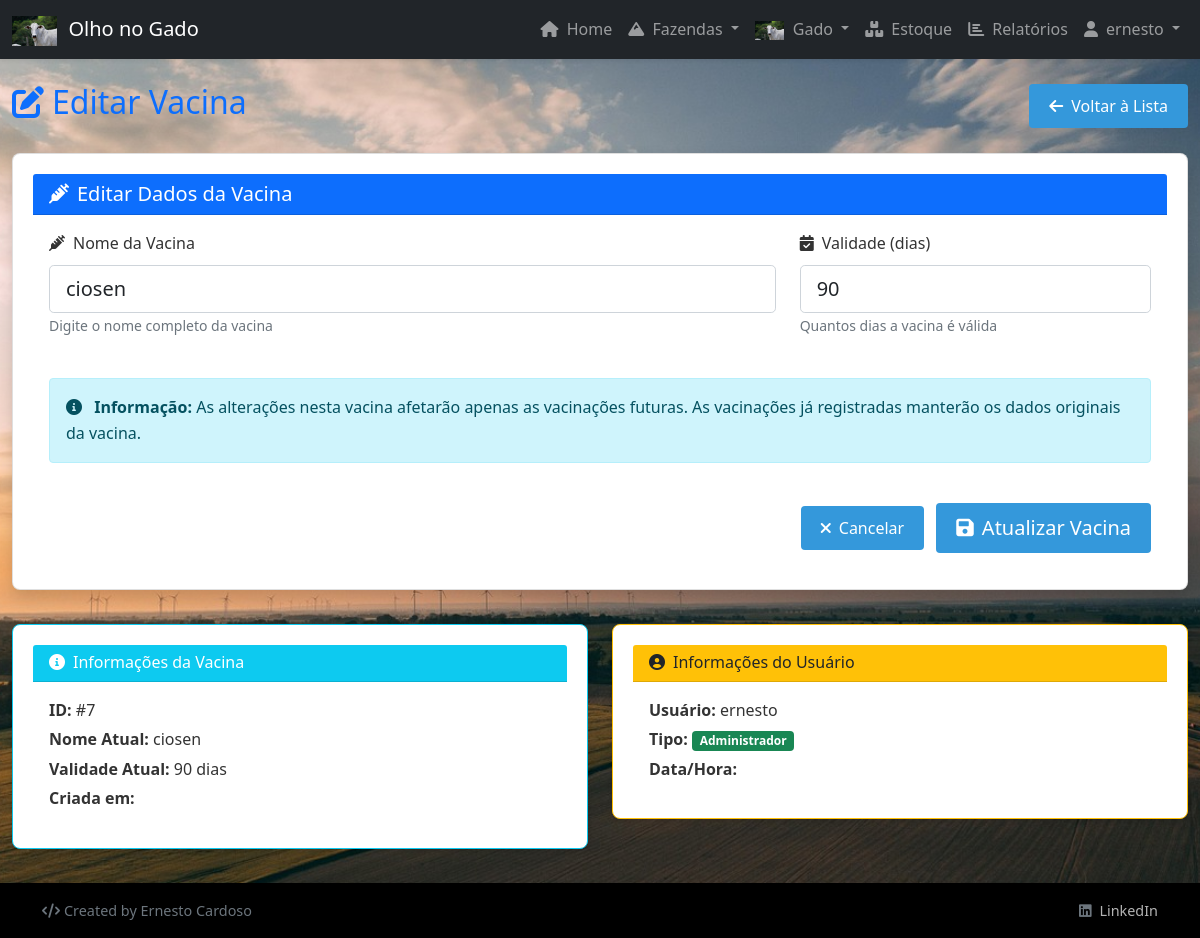
The page /gado/vacinas/editar/7/ (signed in) on the database its author committed.
### gado/models.py (models this page shows, shortened)
class Vacina(models.Model):
    nome = models.CharField("Nome da Vacina", max_length=100)
    validade_dias = models.IntegerField("Validade (dias)", default=30)
    user = models.ForeignKey(User, on_delete=models.CASCADE, null=True, blank=True)

### gado/views.py (the view, shortened to what this page needs)
# urls.py: path('vacinas/editar/<int:vacina_id>/', views.editar_vacina, name='editar_vacina'),
@login_required
def editar_vacina(request, vacina_id):
    vacina = get_object_or_404(Vacina, id=vacina_id, user=request.user)
    return render(request, 'gado/vacinas/editar.html', {'vacina': vacina})

### templates/gado/vacinas/editar.html (shortened to what this page needs)
{% extends 'base.html' %}
{% load static %}
{% block content %}
<div class="row">
    <div class="col-12">
        <div class="d-flex justify-content-between align-items-center mb-4">
            <h2 class="text-primary">
                <i class="fas fa-edit me-2"></i>Editar Vacina
            </h2>
            <a href="{% url 'lista_vacinas' %}" class="btn btn-secondary">
                <i class="fas fa-arrow-left me-2"></i>Voltar à Lista
            </a>
        </div>
        <div class="card shadow">
            <div class="card-header bg-primary text-white">
                <h5 class="card-title mb-0">
                    <i class="fas fa-syringe me-2"></i>Editar Dados da Vacina
                </h5>
            </div>
            <div class="card-body">
                <form method="post">
                    <div class="row">
                        <div class="col-md-8">
                            <div class="mb-3">
                                <label for="nome" class="form-label">
                                    <i class="fas fa-syringe me-2"></i>Nome da Vacina
                                </label>
                                <input type="text" class="form-control form-control-lg" id="nome"
                                       name="nome" required placeholder="Ex: Vacina contra Febre Aftosa"
                                       value="{{ vacina.nome }}">
                                <small class="form-text text-muted">
                                    Digite o nome completo da vacina
                                </small>
                            </div>
                        </div>
                        <div class="col-md-4">
                            <div class="mb-3">
                                <label for="validade_dias" class="form-label">
                                    <i class="fas fa-calendar-check me-2"></i>Validade (dias)
                                </label>
                                <input type="number" class="form-control form-control-lg" id="validade_dias"
                                       name="validade_dias" required placeholder="365" min="1"
                                       value="{{ vacina.validade_dias }}">
                                <small class="form-text text-muted">
                                    Quantos dias a vacina é válida
                                </small>
                            </div>
                        </div>
                    </div>
                    <div class="row mt-4">
                        <div class="col-12">
                            <div class="alert alert-info">
                                <i class="fas fa-info-circle me-2"></i>
                                <strong>Informação:</strong> As alterações nesta vacina afetarão apenas as vacinações
                                futuras. As vacinações já registradas manterão os dados originais da vacina.
                            </div>
                        </div>
                    </div>
                    <div class="text-end mt-4">
                        <button type="button" class="btn btn-secondary me-2" onclick="history.back()">
                            <i class="fas fa-times me-2"></i>Cancelar
                        </button>
                        <button type="submit" class="btn btn-primary btn-lg">
                            <i class="fas fa-save me-2"></i>Atualizar Vacina
                        </button>
                    </div>
                </form>
            </div>
        </div>
        <div class="row mt-4">
            <div class="col-md-6">
                <div class="card border-info">
                    <div class="card-header bg-info text-white">
                        <h6 class="mb-0">
                            <i class="fas fa-info-circle me-2"></i>Informações da Vacina
                        </h6>
                    </div>
                    <div class="card-body">
                        <p class="mb-1"><strong>ID:</strong> #{{ vacina.id }}</p>
                        <p class="mb-1"><strong>Nome Atual:</strong> {{ vacina.nome }}</p>
                        <p class="mb-1"><strong>Validade Atual:</strong> {{ vacina.validade_dias }} dias</p>
                        <p class="mb-0"><strong>Criada em:</strong> {{ vacina.created_at|date:"d/m/Y H:i" }}</p>
                    </div>
                </div>
            </div>
            <div class="col-md-6">
                <div class="card border-warning">
                    <div class="card-header bg-warning text-dark">
                        <h6 class="mb-0">
                            <i class="fas fa-user-circle me-2"></i>Informações do Usuário
                        </h6>
                    </div>
                    <div class="card-body">
                        <p class="mb-1"><strong>Usuário:</strong> {{ user.username }}</p>
                        <p class="mb-1"><strong>Tipo:</strong>
                            {% if user.is_staff %}
                                <span class="badge bg-success">Administrador</span>
                            {% else %}
                                <span class="badge bg-primary">Usuário</span>
                            {% endif %}
                        </p>
                        <p class="mb-0"><strong>Data/Hora:</strong> {{ "now"|date:"d/m/Y H:i" }}</p>
                    </div>
                </div>
            </div>
        </div>
    </div>
</div>
{% endblock %}

### templates/base.html (shortened to what this page needs)
{% load static %}
<!DOCTYPE html>
<html lang="pt-BR">
<head>
    <link href="https://cdn.jsdelivr.net/npm/bootstrap@5.1.3/dist/css/bootstrap.min.css" rel="stylesheet">
    <link href="https://cdnjs.cloudflare.com/ajax/libs/font-awesome/6.0.0/css/all.min.css" rel="stylesheet">
    <link rel="stylesheet" href="{% static 'css/style.css' %}">
</head>
<body>
    <nav class="navbar navbar-expand-lg navbar-dark bg-dark shadow-sm">
        <div class="container-fluid">
            <a class="navbar-brand" href="{% url 'index' %}">
                <img src="{% static 'img/pexels-matheus-lara-1785960246-31026900.jpg' %}" alt="Trator" style="height: 1.5em; width: auto; vertical-align: middle; margin-right: 0.3em;">
                <span class="d-none d-md-inline">Olho no Gado</span>
            </a>
            <div class="collapse navbar-collapse" id="navbarNav">
                <ul class="navbar-nav ms-auto">
                    <li class="nav-item">
                        <a class="nav-link" href="{% url 'index' %}">
                            <i class="fas fa-home me-1"></i> Home
                        </a>
                    </li>
                    <li class="nav-item dropdown">
                        <a class="nav-link dropdown-toggle" href="#" id="fazendaDropdown" role="button"
                           data-bs-toggle="dropdown">
                            <i class="fas fa-mountain me-1"></i> Fazendas
                        </a>
                    </li>
                    <li class="nav-item dropdown">
                        <a class="nav-link dropdown-toggle" href="#" id="gadoDropdown" role="button"
                           data-bs-toggle="dropdown">
                            <img src="{% static 'img/pexels-matheus-lara-1785960246-31026900.jpg' %}" alt="Trator" style="height: 1.2em; width: auto; vertical-align: middle; margin-right: 0.3em;"> Gado
                        </a>
                    </li>
                    <li class="nav-item">
                        <a class="nav-link" href="{% url 'estoque_index' %}">
                            <i class="fas fa-boxes me-1"></i> Estoque
                        </a>
                    </li>
                    <li class="nav-item">
                        <a class="nav-link" href="{% url 'relatorios_index' %}">
                            <i class="fas fa-chart-bar me-1"></i> Relatórios
                        </a>
                    </li>
                    {% if user.is_authenticated %}
                    <li class="nav-item dropdown">
                        <a class="nav-link dropdown-toggle" href="#" id="userDropdown" role="button"
                           data-bs-toggle="dropdown">
                            <i class="fas fa-user me-1"></i> {{ user.username }}
                        </a>
                    </li>
                    {% else %}
                    <li class="nav-item">
                        <a class="nav-link" href="{% url 'login' %}">
                            <i class="fas fa-sign-in-alt me-1"></i> Login
                        </a>
                    </li>
                    {% endif %}
                </ul>
            </div>
        </div>
    </nav>
    <main class="container-fluid my-3 my-md-4">
        {% block content %}{% endblock %}
    </main>
    {% now 'Y' as year %}
    <footer class="footer mt-auto py-3 bg-dark text-white" style="position: static !important; bottom: auto !important;">
        <div class="container">
            <div class="row align-items-center">
                <div class="col-md-6 text-start">
                    <span class="text-muted">
                        <i class="fas fa-code me-1"></i>Created by Ernesto Cardoso
                    </span>
                </div>
                <div class="col-md-6 text-end">
                    <span class="text-muted">
                        <i class="fab fa-linkedin me-1"></i>
                        <a href="#" class="text-white text-decoration-none" style="opacity: 0.7;">
                            LinkedIn
                        </a>
                    </span>
                </div>
            </div>
        </div>
    </footer>
</body>
</html>

### static/css/style.css (style rules this page uses)
body { font-family: 'Segoe UI', Tahoma, Geneva, Verdana, sans-serif; margin: 0; padding: 0; background-color: #f5f5f5; color: #333; line-height: 1.6; min-height: 100vh; display: flex; flex-direction: column; }
main { flex: 1; }
.footer { background-color: #000000 !important; color: white !important; text-align: center; padding: 1rem; margin-top: auto !important; width: 100%; position: static !important; bottom: auto !important; z-index: auto !important; }
.btn { display: inline-block; padding: 10px 20px; background-color: #3498db; color: white; border: none; border-radius: 4px; cursor: pointer; text-decoration: none; }
.card { background: white; border-radius: 8px; padding: 20px; margin: 10px 0; box-shadow: 0 2px 5px rgba(0, 0, 0, 0.1); }

### rows shown on the page
Vacina: nome "ciosen", validade_dias "90", id "7"

### other values the page prints
{{ user.username }} "ernesto"
